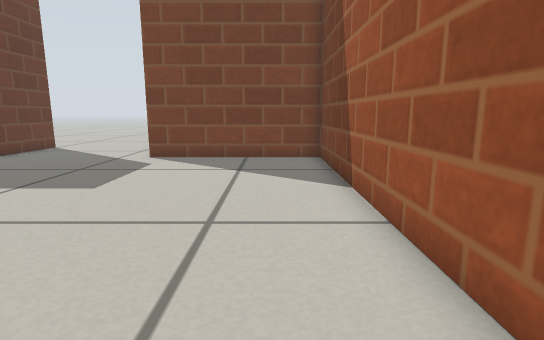
view 1 (above)

12 first-person views from a walk through a robot-simulator world made for Gazebo. The camera is 0.35 m above the floor, tilts 10° down and sees 80° across. The floor is counted in squares, 0.2 m on a side. Each view is taken from the middle of a square. On the plan, view 1 faces up. The plan holds only what a view shows up to about 16 squares ahead; the rest is blank. Gazebo's built-in surfaces are drawn with simple patterns.

view 2
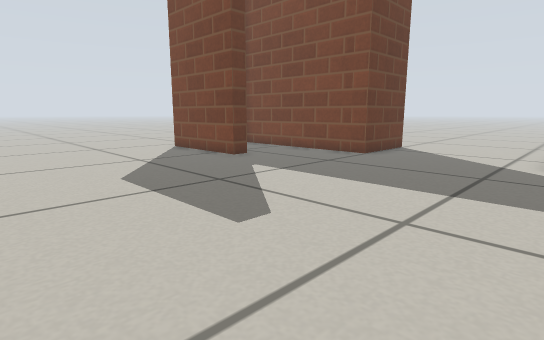

view 3
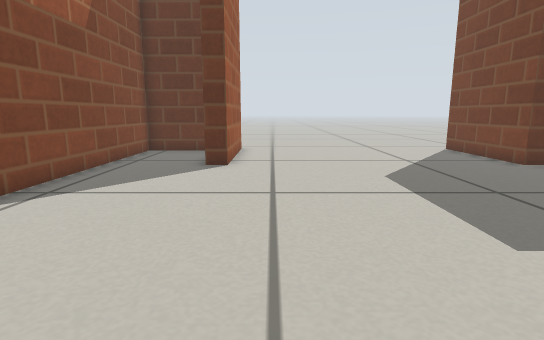

view 4
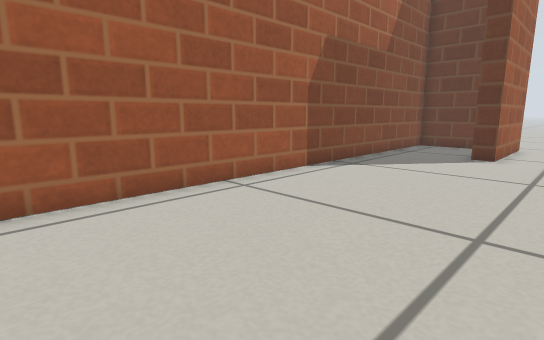

view 5
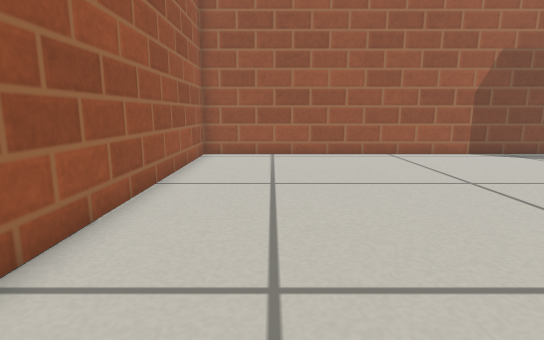

view 6
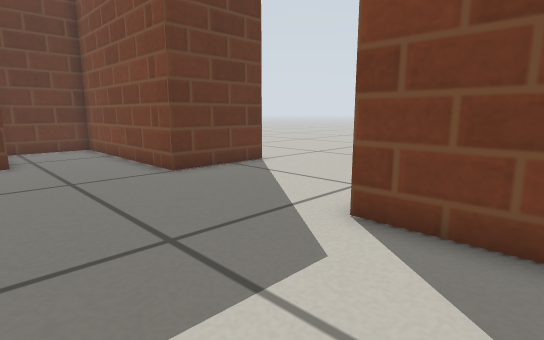

view 7
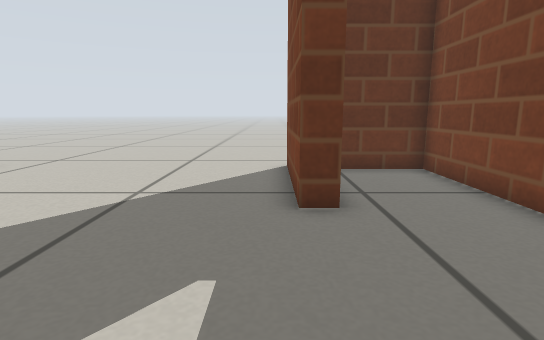

view 8
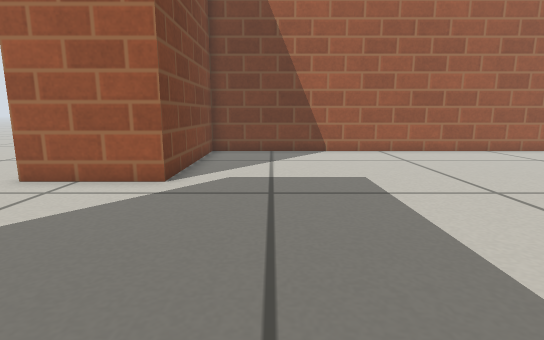

view 9
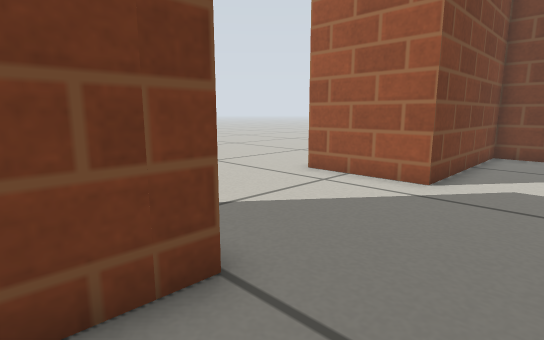

view 10
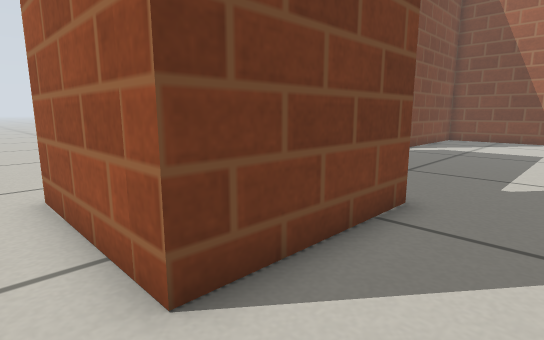

view 11
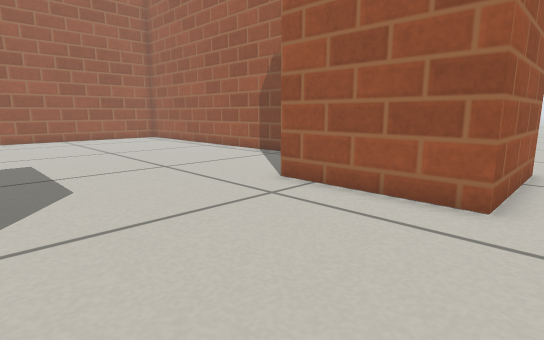

view 12
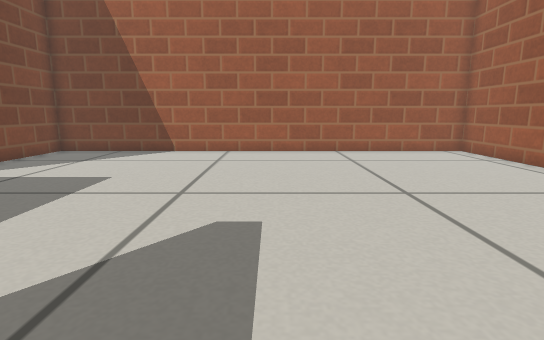

### Floor plan
Points are (right, up) in squares from view 1. A wall is a line through its corners. A room is listed if a view was taken in it or the views show most of it. See-through windows are left out.
Room 1 (views 1, 2, 3, 4, 5, 6, 7, 8, 9, 10, 11, 12)
walls: (-14.8, 9.4) (-14.8, 8.5) (-19.8, 8.5) (-19.8, 13.5); (-11, 16.5) (-11, 12.8) (-19, 12.8) (-19, 9.6); (-19.8, -1.5) (-14.8, -1.5) (-14.8, -2.2); (-19, -3) (-19, -5.7) (1.9, -5.7) (1.9, 12.8) (-4.8, 12.8) (-4.8, 16.5)
ways out: opening at (-21, -1); opening at (-21, 13); opening at (-11.5, 17.5); opening at (-4.5, 17.5)

Where each view was taken, in squares from view 1:
view 1: 0 up, 0 right, facing up
view 2: 0 up, 4 left, facing up-left
view 3: 0 up, 4 left, facing left
view 4: 1 up, 1 left, facing down-left
view 5: 8 up, 1 left, facing down
view 6: 8 up, 2 left, facing up-left
view 7: 8 up, 9 left, facing left
view 8: 10 up, 13 left, facing right
view 9: 10 up, 13 left, facing up-right
view 10: 6 up, 21 left, facing up-right
view 11: 5 up, 21 left, facing down-right
view 12: 3 up, 13 left, facing right
